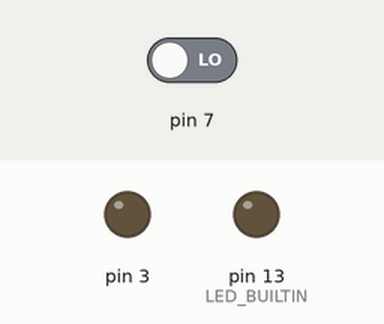
A sketch run on a simulated Arduino Uno, built with avr-gcc and run on an emulated ATmega328P. On the bench: output pins drawn as LEDs (lit = HIGH). The inputs (shaded band) are chosen by the test bench; at power-on: pin 7 LOW.

Above: at 1.2 s.
1.3 s: pin 7 driven HIGH
At 1.9 s:
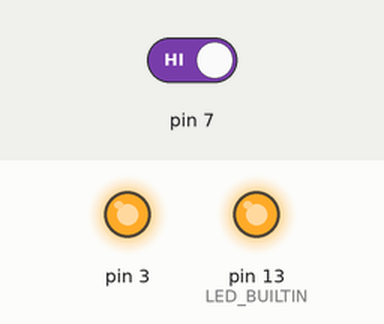
2.8 s: pin 7 driven LOW
At 4.2 s:
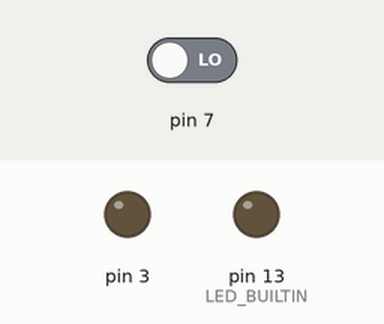
Timing chart, 0 to 5.8 s (numbered marks = the images above; inputs shaded):
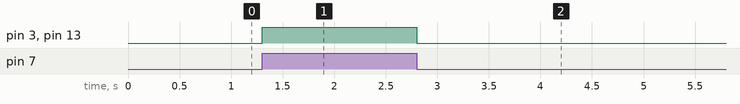

The sketch:

smoke-detector_to_CO2-valve.ino
```cpp
void setup() {
    pinMode(PIN7, INPUT);
    pinMode(PIN3, OUTPUT);
    pinMode(LED_BUILTIN, OUTPUT);

}

void loop() {

    if (digitalRead(PIN7)) {
        digitalWrite(LED_BUILTIN, 1);
        digitalWrite(PIN3, 1);
    } else {
        digitalWrite(LED_BUILTIN, 0);
        digitalWrite(PIN3, 0);
    }

}
```

Measured:
- after the input at 1.3 s, pin 3, pin 13 (LED_BUILTIN): LOW → HIGH at once
- after the input at 2.8 s, pin 3, pin 13 (LED_BUILTIN): HIGH → LOW at once
